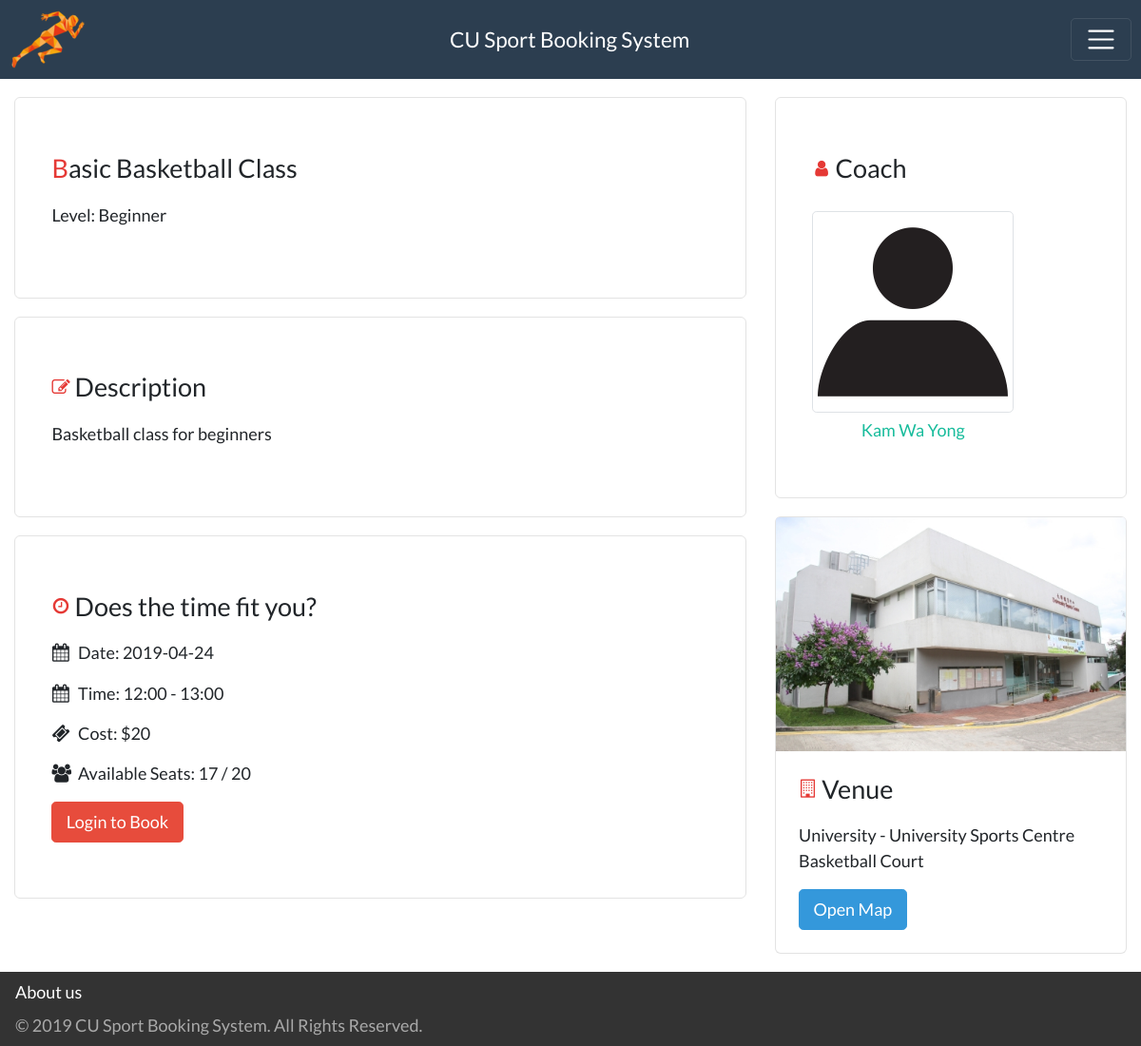
The app's page /index.php/course/id/1, older data.
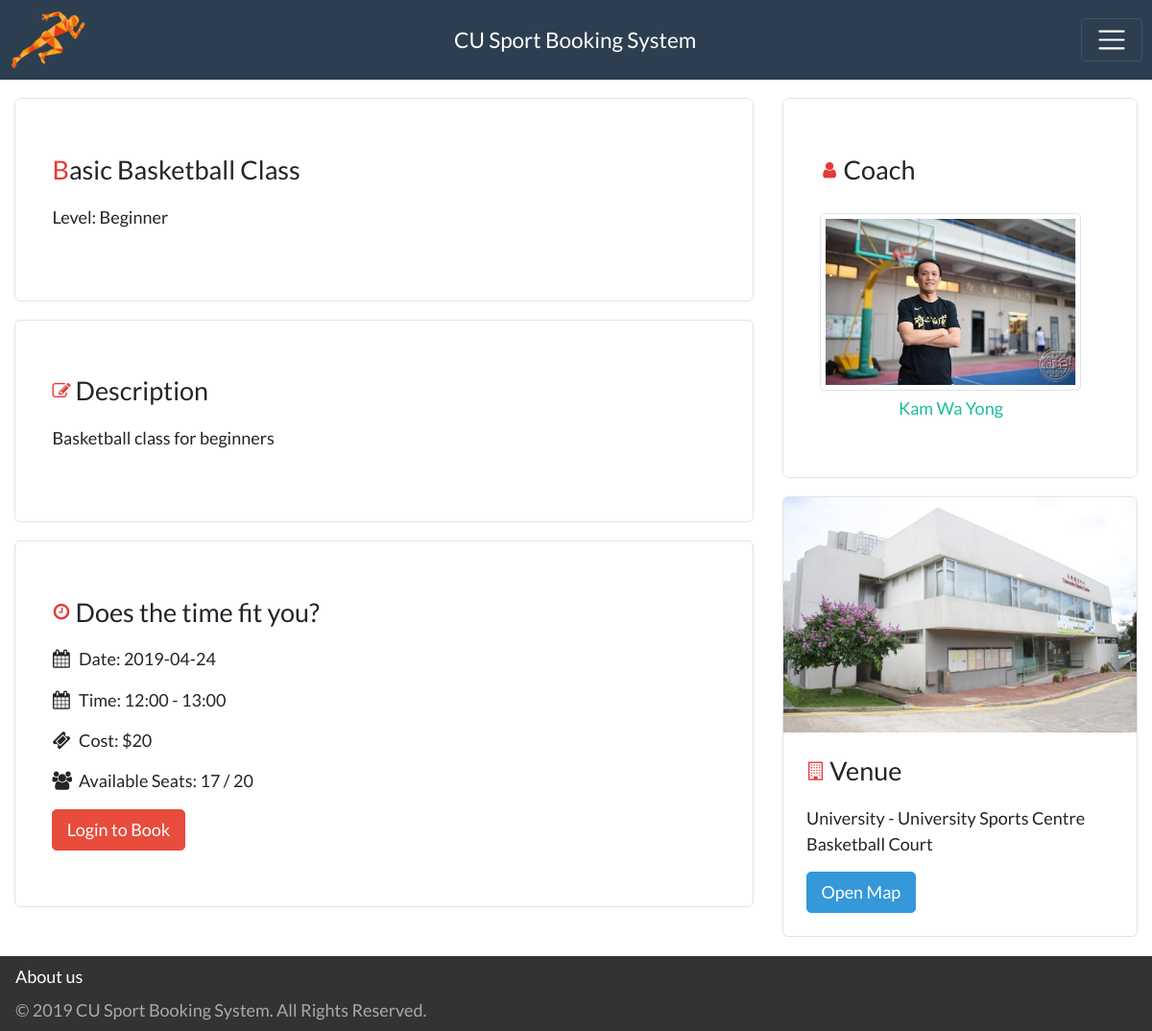
The same page, newer data.
### tables this page shows
CREATE TABLE `course` (
  `course_id` int(10) NOT NULL,
  `name` varchar(256) NOT NULL,
  `start_time` datetime NOT NULL,
  `end_time` datetime NOT NULL,
  `price` int(3) NOT NULL,
  `available_seats` int(3) NOT NULL,
  `description` text NOT NULL,
  `image` varchar(256) NOT NULL DEFAULT 'default.png',
  `level_id` int(1) NOT NULL,
  `email` varchar(256) NOT NULL
);

CREATE TABLE `level` (
  `level_id` int(1) NOT NULL,
  `description` varchar(256) NOT NULL
);

CREATE TABLE `user` (
  `email` varchar(256) NOT NULL,
  `password` varchar(16) NOT NULL,
  `username` varchar(256) NOT NULL,
  `first_name` varchar(256) NOT NULL,
  `last_name` varchar(256) NOT NULL,
  `icon` varchar(1024) NOT NULL DEFAULT 'default.png'
);

CREATE TABLE `college` (
  `college_id` int(2) NOT NULL,
  `name` varchar(256) NOT NULL,
  `image` varchar(256) DEFAULT 'default.png'
);

CREATE TABLE `venue` (
  `venue_id` int(2) NOT NULL,
  `name` varchar(256) NOT NULL,
  `map` text NOT NULL,
  `price` int(3) NOT NULL,
  `sports_id` int(2) NOT NULL,
  `college_id` int(2) NOT NULL
);

### application/controllers/course.php (called while the page is built, shortened)
<?php
class Course extends SBooking_Controller
{
  public function detail()
  {
    $this->load->model('Course_model');
    $this->load->model('Participate_model');
    $data = $this->getHeaderData();
    $course_id = $this->uri->segment(3);
    $data['course'] = $this->Course_model->get_course_detail_by_courseid($course_id);
    $data['seat_remain'] = $data['course']->seats - $this->Participate_model->get_participate_by_id($course_id, 1);
    $data['date'] = substr($data['course']->start_time, 0, 10);
    $data['start_time'] = substr($data['course']->start_time, 11, 5);
    $data['end_time'] = substr($data['course']->end_time, 11, 5);
    $this->load->view('header', $data);
    $this->load->view('course_detail', $data);
    $this->load->view('footer');
  }
}
?>

### index.php (called while the page is built, shortened)
<?php
require_once BASEPATH.'core/CodeIgniter.php';

### application/models/Course_model.php (called while the page is built, shortened)
<?php
class Course_model extends CI_Model
{
    public function get_course_detail_by_courseid($course_id)
    {
      $this->db->select(
        'course.course_id AS course_id,
        course.name AS course_name,
        course.start_time AS start_time,
        course.end_time AS end_time,
        venue.name AS venue,
        college.name AS college,
        college.image AS college_image,
        sports.name AS sport,
        course.price AS price,
        course.available_seats AS seats,
        course.description AS description,
        level.description AS level,
        CONCAT(user.first_name, " ", user.last_name) AS coach,
        user.username AS coach_username,
        user.icon AS coach_icon,
        course.image AS course_image,
        venue.map AS map');
      $this->db->from('course');
      $this->db->join('course_session', 'course_session.course_id = course.course_id');
      $this->db->join('session', 'session.session_id = course_session.session_id');
      $this->db->join('venue', 'venue.venue_id = session.venue_id');
      $this->db->join('college', 'college.college_id = venue.college_id');
      $this->db->join('sports', 'sports.sports_id = venue.sports_id');
      $this->db->join('level', 'level.level_id = course.level_id');
      $this->db->join('user', 'user.email = course.email');
      $this->db->where('course.course_id', $course_id);
      $query = $this->db->get();
      return $query->result()[0];
    }
}
?>

### application/views/course_detail.php (the view, shortened to what this page needs)
<div class="wrapper">
    <section class="container-fluid">
        <div class="row mt-3">
            <div class="col-md-8">
                <div class="course-title info-block mb-3">
                    <h4 class="title">
                        <span id="course-name"><?php echo $course->course_name; ?></span>
                    </h4>
                    <p>
                        Level:
                        <span>
                            <?php echo $course->level; ?>
                        </span>
                    </p>
                </div>
                <div class="info-block mb-3">
                    <h4 class="title">
                        <i class="fa fa-pencil-square-o align-middle" aria-hidden="true"></i>
                        <span>Description</span>
                    </h4>
                    <p><?php echo $course->description; ?></p>
                </div>
                <div class="info-block mb-3">
                    <h4 class="title">
                        <i class="fa fa-clock-o align-middle" aria-hidden="true"></i>
                        <span>Does the time fit you?</span>
                    </h4>
                    <p>
                        <i style="margin-right: 5px;" class="fa fa-calendar" aria-hidden="true"></i>
                        <span>Date: <?php echo $date; ?></span>
                    </p>
                    <p>
                        <i style="margin-right: 5px;" class="fa fa-calendar" aria-hidden="true"></i>
                        <span>Time: <?php echo $start_time." - ".$end_time; ?></span>
                    </p>
                    <p>
                        <i style="margin-right: 5px;" class="fa fa-ticket" aria-hidden="true"></i>
                        <span>Cost: <?php echo "$".$course->price; ?></span>
                    </p>
                    <p>
                        <i style="margin-right: 5px;" class="fa fa-users" aria-hidden="true"></i>
                        <span>Available Seats: <?php echo $seat_remain . " / " . $course->seats; ?></span>
                    </p>
                    <?php
                    if ($seat_remain == 0) {
                        echo '<p>FULL</p>';
                    } else {
                        if (isset($_SESSION['logged_in']) && $_SESSION['logged_in'] == TRUE) {
                            echo "<a href='" . $page_url . "course/id/" . $course->course_id . "/apply' class='btn cu-btn btn-danger'>Join Now</a>";
                        } else {
                            echo "<a href='" . $page_url . "login/login_main' class='btn cu-btn btn-danger'>Login to Book</a>";
                        }
                    }
                    ?>
                </div>
            </div>
            <div class="col-md-4">
                <div class="info-block mb-3">
                    <h4 class="title">
                        <i class="fa fa-user align-middle" aria-hidden="true"></i>
                        <span>Coach</span>
                    </h4>
                    <div class="coach row m-0">
                        <div class="host-container float-left mr-3">
                          <a href="<?php echo $page_url."profile/".$course->coach_username;?>" class="text-center mt-2">
                            <img src="<?php echo base_url() . 'images/user/' . $course->coach_icon; ?>"
                                 class="img-thumbnail mb-1" alt="profile pic">
                              <br><?php echo $course->coach; ?>
                          </a>
                        </div>
                    </div>
                </div>
                <div class="card info-block mb-3" id="venue-preview">
                    <img src="<?php echo base_url() . 'images/college/' . $course->college_image; ?>"
                         class="card-img-top"
                         alt="Venue image">
                    <div class="card-body">
                        <h4 class="title">
                            <i class="fa fa-building-o align-center" aria-hidden="true"></i>
                            <span>Venue</span>
                        </h4>
                        <p>
                            <?php echo $course->college . " - " . $course->venue; ?>
                        </p>
                        <button type="button" class="btn btn-info" data-toggle="modal" data-target="#modalMap">Open
                            Map
                        </button>
                    </div>
                </div>
            </div>
        </div>
    </section>
</div>

### application/views/header.php (shortened to what this page needs)
<!DOCTYPE html>
<html>
<head>
    <?php foreach ($css_file as $file): ?>
        <link rel="stylesheet" href="<?php echo $file; ?>">
    <?php endforeach; ?>
</head>
<body>
<header>
    <nav class="navbar navbar-expand-lg navbar-dark bg-primary">
        <a href="<?php echo base_url(); ?>" class="d-none d-400-block">
            <img src="<?php echo base_url(); ?>images/logo_64px.png" class="d-inline-block align-top" alt="" id="nav-icon">
        </a>
        <a class="navbar-brand" href="<?php echo base_url(); ?>">
            <span id="title">CU Sport Booking System</span>
        </a>
        <button class="navbar-toggler" type="button" data-toggle="collapse" data-target="#navbarSupportedContent"
                aria-controls="navbarSupportedContent" aria-expanded="false" aria-label="Toggle navigation">
            <span class="navbar-toggler-icon"></span>
        </button>
    </nav>
</header>

### application/views/footer.php (shortened to what this page needs)
        <footer>
            <div class="link-container">
                <div class="about">
                    <a href="<?php echo base_url(); ?>index.php/about_us">About us</a>
                </div>
            </div>
            <div class="copy-right">
                &copy; <?php echo date("Y");?> CU Sport Booking System. All Rights Reserved.
            </div>
        </footer>
    </body>
</html>

### styles/style.css (style rules this page uses)
html { color: #222; font-size: 1em; line-height: 1.4; }
audio, canvas, iframe, img, svg, video { vertical-align: middle; }

### styles/custom.css (style rules this page uses)
* { font-family: 'Lato', sans-serif; }
html { position: relative; height: 100%; min-height: 100vh; font-size: 1rem; }
@media (min-width: 576px) { html { font-size: 1.2rem; } }
@media (min-width: 768px) { html { font-size: 1.2rem; } }
@media (min-width: 992px) { html { font-size: 1.2rem; } }
body { height: 100%; }
.wrapper { min-height: 100vh; }

### styles/header.css (style rules this page uses)
nav { width: 100%; text-overflow: unset; }
@media (min-width: 992px) { header .navbar { padding: .5rem; } }
@media (max-width: 1200px) { header .navbar-expand-lg .navbar-toggler { display: unset; } }
@media (max-width: 1200px) { header .navbar-expand-lg { justify-content: space-between!important; } }
@media (min-width: 400px) { .d-400-block { display: block !important; } }
.navbar { z-index: 1; }

### styles/footer.css (style rules this page uses)
footer { position: relative; clear: both; width: auto; padding: 8px 16px; background: #333 !important; color: #a9a9a9; display: flex; align-items: flex-start; flex-direction: column; }
.link-container { display: flex; margin-bottom: 8px; }
.link-container > div { margin-right: 16px; }
footer a { color: #fff; }

### styles/course_detail.css (style rules this page uses)
p { margin-bottom: .8rem; }
#course-name::first-letter, .title > .fa { color: #e53935; }
.title { margin-bottom: 1rem; display: flex; align-items: center; }
.fa { font-size: 1rem; width: 1rem; height: 1rem; margin-right: 5px; }
.info-block { border-radius: 6px; border: solid 1px rgba(144, 144, 144, 0.25); padding: 3rem 2rem; }
.host-container { display: flex; flex-direction: column; }
#venue-preview { padding: 0; }

Row changes from the older to the newer data that the page shows:
changed through a linked row, course "Basic Basketball Class": user.icon: picture added in place of a placeholder
